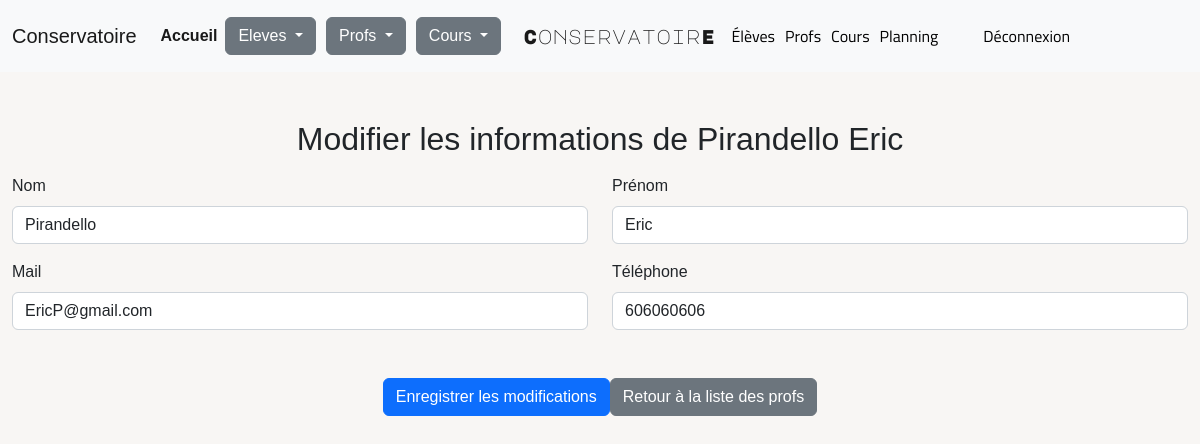
/index.php?uc=personne&action=editer_formprof&id=61 (signed in), run on the app's committed database.
### tables this page shows
CREATE TABLE `personne` (
  `ID` int(11) NOT NULL,
  `NOM` char(32) DEFAULT NULL,
  `PRENOM` char(32) DEFAULT NULL,
  `TEL` int(11) DEFAULT NULL,
  `MAIL` char(32) DEFAULT NULL,
  `ADRESSE` char(32) DEFAULT NULL
);

### Modeles/monPdo.php (called while the page is built, shortened)
<?php
class MonPdo
{
    private static $serveur='mysql:host=localhost';
    private static $bdd='dbname=kurghsvm_conservatoire';
    private static $user='root';
    private static $mdp='';
    private static $unPdo = null;
    private function __construct()
    {
        MonPdo::$unPdo = new PDO(MonPdo::$serveur.';'.MonPdo::$bdd, MonPdo::$user, MonPdo::$mdp);
        MonPdo::$unPdo->query("SET CHARACTER SET utf8");
        MonPdo::$unPdo->setAttribute(PDO::ATTR_ERRMODE, PDO::ERRMODE_EXCEPTION);
    }
    public static function getInstance()
    {
        if (self::$unPdo == null) {
            self::$monPdo = new MonPdo();
        }
        return self::$unPdo;
    }
}

### Modeles/personne.class.php (called while the page is built, shortened)
<?php
class personne
{
        private $ID;
        private $NOM;
        private $PRENOM;
        private $TEL;
        private $MAIL;
        public function getID()
        {
                return $this->ID;
        }
        public function getNOM()
        {
                return $this->NOM;
        }
        public function getPRENOM()
        {
                return $this->PRENOM;
        }
        public function getTEL()
        {
                return $this->TEL;
        }
        public function getMAIL()
        {
                return $this->MAIL;
        }
        public static function getById($id)
        {
                $req = MonPdo::getInstance()->prepare("SELECT * FROM personne WHERE ID = :id");
                $req->bindValue(':id', $id, PDO::PARAM_INT);
                $req->setFetchMode(PDO::FETCH_CLASS | PDO::FETCH_PROPS_LATE, 'personne');
                $req->execute();
                return $req->fetch();
        }
}
?>

### Vues/editerprof.php (the view, shortened to what this page needs)
<!DOCTYPE html>
<html lang="en">
<?php
require_once 'Modeles/personne.class.php';
?>
<head>
    <link rel='stylesheet' href='https://cdn.jsdelivr.net/npm/bootstrap@5.2.0/dist/css/bootstrap.min.css'>
    <link href="style.css" rel="stylesheet">
</head>
<body>
<nav class="navbar navbar-expand-lg navbar-light bg-light">
        <div class="container-fluid">
            <a class="navbar-brand" href="index.php?uc=accueil">Conservatoire</a>
            <div class="collapse navbar-collapse" id="navbarNavAltMarkup">
                <div class="navbar-nav">
                    <a class="nav-link active" aria-current="page" href="index.php?uc=accueil">Accueil</a>
                    <div class="dropdown">
                        <button class="btn btn-secondary dropdown-toggle" type="button" data-bs-toggle="dropdown" aria-expanded="false">
                            Eleves
                        </button>
                    </div>
                    <div class="dropdown">
                        <button class="btn btn-secondary dropdown-toggle" type="button" data-bs-toggle="dropdown" aria-expanded="false">
                            Profs
                        </button>
                    </div>
                    <div class="dropdown">
                        <button class="btn btn-secondary dropdown-toggle" type="button" data-bs-toggle="dropdown" aria-expanded="false">
                            Cours
                        </button>
                    </div>
                    <?php include("header/header.php") ?>
                </div>
            </div>
        </div>
    </nav>
    <div class="position-relative mt-5 mb-3">
        <h2 class="d-flex justify-content-center mt-5">Modifier les informations de <?php echo $personne->getNOM() . " " . $personne->getPRENOM(); ?></h2>
    </div>
    <div class="container-fluid position-relative mt-3">
        <form action="index.php?uc=personne&action=editerprof&id=<?php echo $personne->getID(); ?>" method="POST">
            <div class="row">
                <div class="col">
                    <label for="nom" class="form-label">Nom</label>
                    <input type="text" class="form-control" id="nom" name="nom" value="<?php echo $personne->getNOM(); ?>">
                </div>
                <div class="col">
                    <label for="prenom" class="form-label">Prénom</label>
                    <input type="text" class="form-control" id="prenom" name="prenom" value="<?php echo $personne->getPRENOM(); ?>">
                </div>
            </div>
            <div class="row mt-3">
                <div class="col">
                    <label for="mail" class
                    ="form-label">Mail</label>
                <input type="email" class="form-control" id="mail" name="mail" value="<?php echo $personne->getMAIL(); ?>">
            </div>
            <div class="col">
                <label for="tel" class="form-label">Téléphone</label>
                <input type="text" class="form-control" id="tel" name="tel" value="<?php echo $personne->getTEL(); ?>">
            </div>
        </div>
        <div class="d-flex justify-content-center mt-5">
            <button type="submit" class="btn btn-primary">Enregistrer les modifications</button>
            <a href="index.php?uc=personne&action=listeprof" class="btn btn-secondary">Retour à la liste des profs</a>
        </div>
    </form>
</div>
</body>
</html>

### style.css (style rules this page uses)
body { font-family: Arial, sans-serif; margin: 0; padding: 0; }
nav { background-color: #f2f2f2; padding: 10px; }
a { color: #333; text-decoration: none; }

### header/header.php (style rules this page uses)
body { background-color: #F8F6F4; min-height: 100vh; }
.navbar-nav .dropdown { margin-right: 10px; }
.navbar-nav .nav-link { color: #000; font-weight: bold; }
.navbar-nav { align-items: center; display: flex; }

### data on the page
personne: NOM "Pirandello", PRENOM "Eric", nom "Pirandello", prenom "Eric", mail "EricP@gmail.com", tel "606060606"
